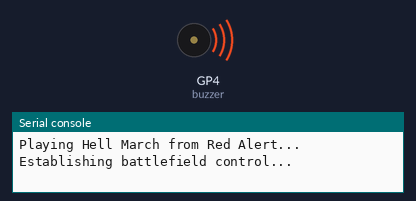
This program was run on a simulated Raspberry Pi Pico running MicroPython. On the bench: buzzer (waves = sounding), the last lines printed to the serial console. At 19.0 s the program stops and its outputs stay as they are.

Above: at 0.19 s.
At 19.0 s:
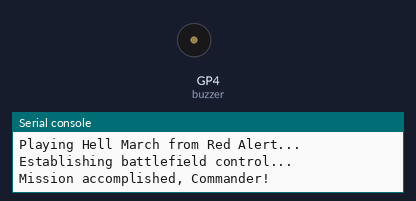
Timing chart, 0 to 20.5 s (numbered marks = the images above):
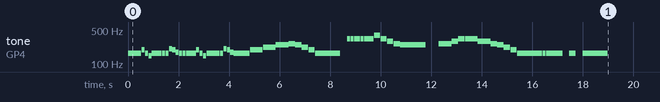

Measured:
- by itself, tone on GP4 (buzzer): plays 165 Hz for 0.13 s, 165 Hz for 0.13 s, 165 Hz for 0.13 s, 165 Hz for 0.13 s, 196 Hz for 0.13 s, 165 Hz for 0.13 s … (70 notes in this stretch)

The program:

hell_march.py
```python
from machine import Pin, PWM
import time

# Initialize buzzer with PWM
buzzer = PWM(Pin(4))

# Note frequencies
C3 = 131
D3 = 147
Eb3 = 156
E3 = 165
F3 = 175
G3 = 196
Ab3 = 208
A3 = 220
B3 = 247
C4 = 262
D4 = 294
Eb4 = 311
E4 = 330
F4 = 349
G4 = 392
Ab4 = 415
A4 = 440

def play_note(frequency, duration):
    """Play a note at given frequency for duration milliseconds"""
    if frequency == 0:  # Rest
        time.sleep(duration / 1000)
    else:
        buzzer.freq(frequency)
        buzzer.duty_u16(32768)  # 50% duty cycle
        time.sleep(duration / 1000)
        buzzer.duty_u16(0)  # Turn off
    time.sleep(0.01)  # Small gap between notes

def play_hell_march():
    """Play Hell March from C&C Red Alert"""
    # Tempo - aggressive march
    tempo = 120  # BPM
    beat = 60000 / tempo / 4  # milliseconds per quarter beat

    print("Playing Hell March from Red Alert...")
    print("Establishing battlefield control...")

    # Main Hell March theme - simplified for buzzer
    # Each tuple is (note_frequency, duration_in_quarter_beats)

    # The iconic opening riff
    for _ in range(2):  # Repeat twice
        melody = [
            # Main riff pattern
            (E3, 1), (E3, 1), (E3, 1), (E3, 1),
            (G3, 1), (E3, 1), (D3, 1), (E3, 1),
            (E3, 1), (E3, 1), (E3, 1), (E3, 1),
            (Ab3, 1), (G3, 1), (F3, 1), (E3, 1),
        ]

        for note, duration in melody:
            play_note(note, beat * duration)

    # Main theme section
    main_theme = [
        # Rising tension
        (E3, 4), (G3, 4),
        (A3, 4), (B3, 4),
        (C4, 2), (B3, 2), (A3, 2), (G3, 2),
        (E3, 8),
        (0, 2),  # Rest

        # Aggressive march rhythm
        (E4, 1), (E4, 1), (E4, 2),
        (E4, 1), (E4, 1), (E4, 2),
        (G4, 2), (E4, 2), (D4, 2), (C4, 2),
        (B3, 8),
        (0, 4),  # Rest

        # Final power section
        (C4, 2), (C4, 2), (D4, 2), (E4, 2),
        (E4, 4), (D4, 4),
        (C4, 2), (B3, 2), (A3, 2), (G3, 2),
        (E3, 8),
    ]

    for note, duration in main_theme:
        play_note(note, beat * duration)

    # Ending - dramatic finish
    ending = [
        (E3, 1), (E3, 1), (E3, 1), (E3, 1),
        (E3, 2), (0, 2), (E3, 2), (0, 2),
        (E3, 8),
    ]

    for note, duration in ending:
        play_note(note, beat * duration)

    print("Mission accomplished, Commander!")

# Play Hell March
play_hell_march()

# Clean up
buzzer.deinit()
```
